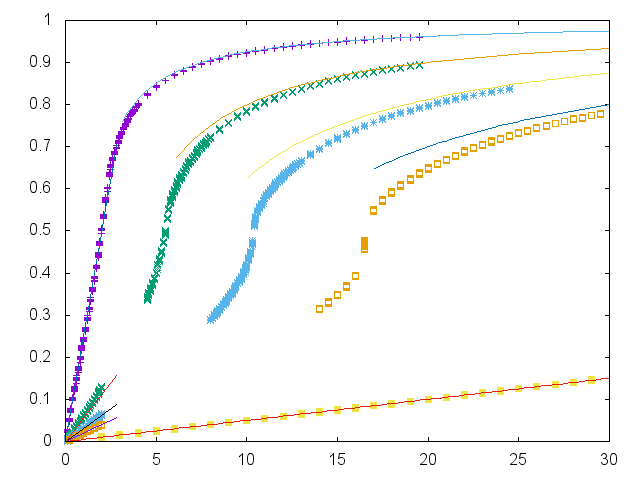

Reproduce this figure in gnuplot.
#!/usr/bin/gnuplot -persist
#
#    
#    	G N U P L O T
#    	Version 5.0 patchlevel 3    last modified 2016-02-21 
#    
#    	Copyright (C) 1986-1993, 1998, 2004, 2007-2016
#    	Thomas Williams, Colin Kelley and many others
#    
#    	gnuplot home:     http://www.gnuplot.info
#    	faq, bugs, etc:   type "help FAQ"
#    	immediate help:   type "help"  (plot window: hit 'h')
# set terminal x11 
# set output
unset clip points
set clip one
unset clip two
set bar 1.000000 front
set border 31 front lt black linewidth 1.000 dashtype solid
set zdata 
set ydata 
set xdata 
set y2data 
set x2data 
set boxwidth
set style fill  empty border
set style rectangle back fc  bgnd fillstyle   solid 1.00 border lt -1
set style circle radius graph 0.02, first 0.00000, 0.00000 
set style ellipse size graph 0.05, 0.03, first 0.00000 angle 0 units xy
set dummy x, y
set format x "% h" 
set format y "% h" 
set format x2 "% h" 
set format y2 "% h" 
set format z "% h" 
set format cb "% h" 
set format r "% h" 
set timefmt "%d/%m/%y,%H:%M"
set angles radians
set tics back
unset grid
set raxis
set style parallel front  lt black linewidth 2.000 dashtype solid
set key title "" center
set key inside right top vertical Right noreverse enhanced autotitle nobox
set key noinvert samplen 4 spacing 1 width 0 height 0 
set key maxcolumns 0 maxrows 0
set key noopaque
unset key
unset label
unset arrow
set style increment default
unset style line
unset style arrow
set style histogram clustered gap 2 title textcolor lt -1
unset object
set style textbox transparent margins  1.0,  1.0 border
unset logscale
set offsets 0, 0, 0, 0
set pointsize 1
set pointintervalbox 1
set encoding default
unset polar
unset parametric
unset decimalsign
set view 60, 30, 1, 1
set samples 100, 100
set isosamples 10, 10
set surface 
unset contour
set cntrlabel  format '%8.3g' font '' start 5 interval 20
set mapping cartesian
set datafile separator whitespace
unset hidden3d
set cntrparam order 4
set cntrparam linear
set cntrparam levels auto 5
set cntrparam points 5
set size ratio 0 1,1
set origin 0,0
set style data points
set style function lines
unset xzeroaxis
unset yzeroaxis
unset zzeroaxis
unset x2zeroaxis
unset y2zeroaxis
set xyplane relative 0.5
set tics scale  1, 0.5, 1, 1, 1
set mxtics default
set mytics default
set mztics default
set mx2tics default
set my2tics default
set mcbtics default
set mrtics default
set xtics border in scale 1,0.5 mirror norotate  autojustify
set xtics  norangelimit autofreq 
set ytics border in scale 1,0.5 mirror norotate  autojustify
set ytics  norangelimit autofreq 
set ztics border in scale 1,0.5 nomirror norotate  autojustify
set ztics  norangelimit autofreq 
unset x2tics
unset y2tics
set cbtics border in scale 1,0.5 mirror norotate  autojustify
set cbtics  norangelimit autofreq 
set rtics axis in scale 1,0.5 nomirror norotate  autojustify
set rtics  norangelimit autofreq 
unset paxis 1 tics
unset paxis 2 tics
unset paxis 3 tics
unset paxis 4 tics
unset paxis 5 tics
unset paxis 6 tics
unset paxis 7 tics
set title "" 
set title  font "" norotate
set timestamp bottom 
set timestamp "" 
set timestamp  font "" norotate
set rrange [ * : * ] noreverse nowriteback
set trange [ * : * ] noreverse nowriteback
set urange [ * : * ] noreverse nowriteback
set vrange [ * : * ] noreverse nowriteback
set xlabel "" 
set xlabel  font "" textcolor lt -1 norotate
set x2label "" 
set x2label  font "" textcolor lt -1 norotate
set xrange [ * : * ] noreverse nowriteback
set x2range [ * : * ] noreverse nowriteback
set ylabel "" 
set ylabel  font "" textcolor lt -1 rotate by -270
set y2label "" 
set y2label  font "" textcolor lt -1 rotate by -270
set yrange [ * : * ] noreverse nowriteback
set y2range [ * : * ] noreverse nowriteback
set zlabel "" 
set zlabel  font "" textcolor lt -1 norotate
set zrange [ * : * ] noreverse nowriteback
set cblabel "" 
set cblabel  font "" textcolor lt -1 rotate by -270
set cbrange [ * : * ] noreverse nowriteback
set paxis 1 range [ * : * ] noreverse nowriteback
set paxis 2 range [ * : * ] noreverse nowriteback
set paxis 3 range [ * : * ] noreverse nowriteback
set paxis 4 range [ * : * ] noreverse nowriteback
set paxis 5 range [ * : * ] noreverse nowriteback
set paxis 6 range [ * : * ] noreverse nowriteback
set paxis 7 range [ * : * ] noreverse nowriteback
set zero 1e-08
set lmargin  -1
set bmargin  -1
set rmargin  -1
set tmargin  -1
set locale "en_US.UTF-8"
set pm3d explicit at s
set pm3d scansautomatic
set pm3d interpolate 1,1 flush begin noftriangles noborder corners2color mean
set palette positive nops_allcF maxcolors 0 gamma 1.5 color model RGB 
set palette rgbformulae 7, 5, 15
set colorbox default
set colorbox vertical origin screen 0.9, 0.2, 0 size screen 0.05, 0.6, 0 front bdefault
set style boxplot candles range  1.50 outliers pt 7 separation 1 labels auto unsorted
set loadpath 
set fontpath 
set psdir
set fit brief errorvariables nocovariancevariables errorscaling prescale nowrap v5
GNUTERM = "x11"
x = 0.0
## Last datafile plotted: "<grep PLAQ ../Data/su10bloop.out"
plot [:30][:1] "<grep PLAQ ../Data/su2bloop.out" u 2:3, "<grep PLAQ ../Data/su3bloop.out" u 2:3,"<grep PLAQ ../Data/su4bloop.out" u 2:3,"<grep PLAQ ../Data/su5bloop.out" u 2:3,"<grep PLAQ ../Data/su10bloop.out" u 2:3, x<3?x/4:1/0, x<3?x/(2*3**2):1/0,x<3?x/(2*4**2):1/0, x<3?x/(2*5**2):1/0, x<3?x/(2*10**2):1/0, x>3?1-(2**2-1)/(4*x):1/0,x>6?1-(3**2-1)/(4*x):1/0, x>10?1-(4**2-1)/(4*x):1/0,x>17?1-(5**2-1)/(4*x):1/0,x/200
#    EOF
